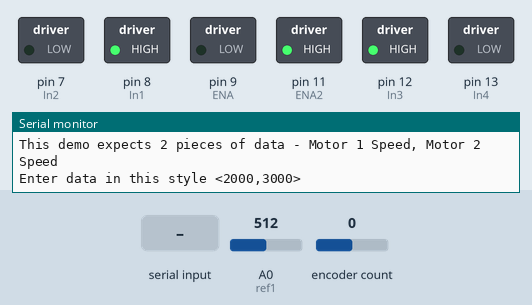
This sketch was run on a simulated Arduino Uno, built with avr-gcc and run on an emulated ATmega328P. On the bench: switched loads named in the sketch (green lamp = pin HIGH), the last lines printed to the serial monitor. Inputs (shaded band) come from the test bench; at power-on: A0 (ref1) = 512, encoder count 0.

Above: at 1.2 s.
1.3 s: A0 (ref1) set to 916
3.5 s: A0 (ref1) set to 938
At 4.7 s:
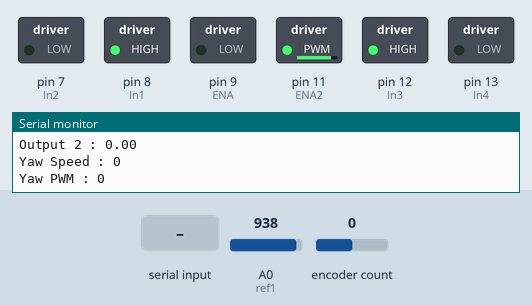
5.0 s: "<90,45,200>" received over Serial
At 5.9 s:
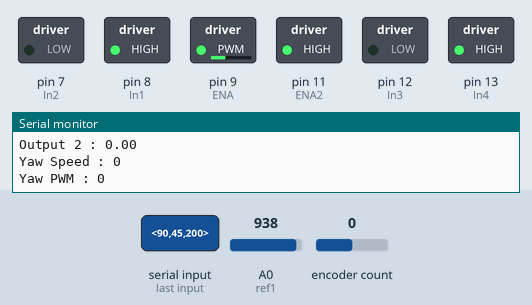
6.5 s: "<30,150,10>" received over Serial
At 6.9 s:
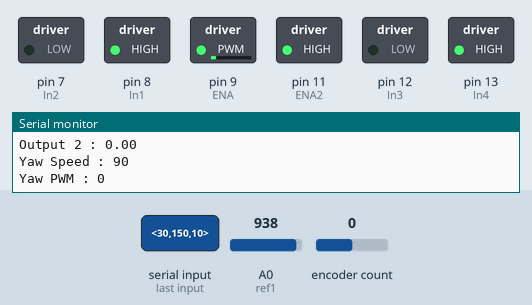
8.0 s: "<1>" received over Serial
At 9.2 s:
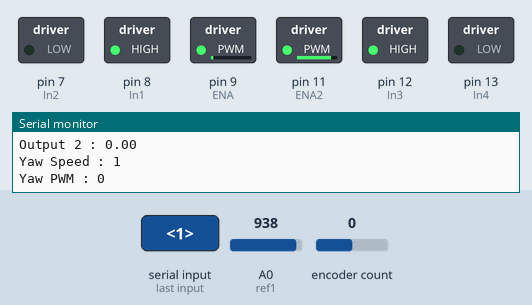
9.5 s: "<200>" received over Serial
At 10.3 s:
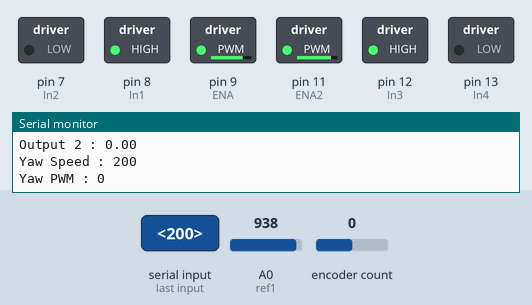
Timing chart, 0 to 12.0 s (numbered marks = the images above; inputs shaded):
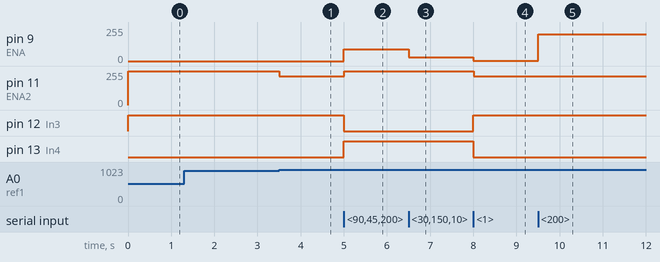

The sketch:

PitchYaw_v06.ino
```cpp
// LIBRARIES
 #include <Encoder.h>
 #include <PID_v1.h>
 #include <Wire.h>
 #include <MPU6050.h>//***YAW MOTOR CONTROL PINS

MPU6050 mpu;

 int In1= 8;// Pin 7(Uno) is connected to the motor controller In1 pin
 int In2 = 7;// Pin 8(Uno) is connected to the motor controller In2 pin
 int ENA = 9;// Pin 5(Uno) is connected to the motor controller ENA pin

//***YAW MOTOR VARIABLES
 int angle = 0;
 int Stop = 0;
 int oldposition = 0;
 int Barrier = 7000;
 //int Barrierend = -14000;
// long encodercount = 0;
 long EncoderCount = 0;
 int Dir;
  int Yaw_Speed = 0;
 int Yaw_PWM;
 double Setpoint_2 = 0;
 double Input_2;
 double Output_2;
 Encoder myEnc(2,3);//2 - Brown; 3 - Orange , also power red out1 black out2
 PID myPID_Yaw(&Input_2, &Output_2, &Setpoint_2,0.01,0,0,DIRECT);

//***SERIAL COMMUNICATION VARIABLES
 const byte numChars = 32;
 char receivedChars[numChars];
 boolean newData = false;
 int dataNumber = 0;
 char tempChars[numChars];


//***PITCH MOTOR CONTROL PINS
 int In3= 12;// Pin 7(Uno) is connected to the motor controller In1 pin
 int In4 = 13;// Pin 8(Uno) is connected to the motor controller In2 pin
 int ENA2 = 11;// Pin 5(Uno) is connected to the motor controller ENA pin
 int ref1 = A0;//Pin A0(Uno) is connected to the linear actuator position signal(blue)
 int last1 = 0;
 int Cposition = 0;
 int Pitch_Angle = 0;
 int angle1= 0;
 int desiredpos = 0;
 int Speed;

//***PID VARIABLES
 double Setpoint;
 double Input;
 double Output;
 PID myPID(&Input, &Output, &Setpoint,5,0,0,DIRECT);

//***ACCELEROMETER VARIABLES
 long accelX, accelY, accelZ;
 float gForceX, gForceY, gForceZ;
 int i = 0;
 int sum = 0;
 int offset = 0; //offset angle

//***Timing
long displayInterval = 2000;
long prevDisplayMillis = 0;


void setup() {
//Time = millis();
//***OUTPUT PINS
//*******Yaw motor output pins
  pinMode(In1,OUTPUT);// Pin 7 is an output
  pinMode(In2,OUTPUT);// Pin 8 is an output
  pinMode(ENA,OUTPUT);// Pin 5 is an output

//*******Pitch motor output pins
  pinMode(In3,OUTPUT);// Pin 7 is an output
  pinMode(In4,OUTPUT);// Pin 8 is an output
  pinMode(ENA2,OUTPUT);// Pin 5 is an output

//***INPUT PINS
//*******Pitch motor input pin
  pinMode(ref1,INPUT); //pin A0 is an input

//***SERIAL COMMUNICATIONS
    Serial.begin(115200);
    Serial.println("This demo expects 2 pieces of data - Motor 1 Speed, Motor 2 Speed");
    Serial.println("Enter data in this style <2000,3000>  ");
    Serial.println();

 // Wire.begin();
//setupMPU();

//***YAW MOTOR COUNTER-CLOCKWISE ROTATION INITIALIZATION
  digitalWrite(In1,HIGH);// Clockwise rotation of the motor, Pin 7 outputing HIGH and pin 8 outputing LOW
  digitalWrite(In2,LOW);

  myPID.SetMode(AUTOMATIC);
  myPID_Yaw.SetMode(AUTOMATIC);
//  Time = millis();
// while(!mpu.begin(MPU6050_SCALE_2000DPS, MPU6050_RANGE_2G))
//  {
//    Serial.println("Could not find a valid MPU6050 sensor, check wiring!");
//    delay(500);
//  }
}


void loop() {
//*** SERIAL COMMUNICATION (turning serial input into integer)
  //Serial.println("beginning of loop");
  recvWithStartEndMarkers();

  if (newData == true)
  {
    strcpy(tempChars, receivedChars);
    parseData();
    newData = false;
  }

//   Serial.println("data has been split");

 if (Yaw_Speed <= 255)
 {
  yawMotor();
 }

 else if (Yaw_Speed == 300)
 {
  Reset();
 }


 if (millis() - prevDisplayMillis >= displayInterval)
 {
       prevDisplayMillis += displayInterval;
       //recordAccelRegisters();
//       Serial.println("stuck before accelerometer loop");
//       accelerometerData();
     Serial.print("Encoder Count :  ");
     Serial.println(EncoderCount);
//     Reset();
     Serial.print("Setpoint 2 : ");
     Serial.println(Setpoint_2);
     Serial.print("Input 2 : ");
     Serial.println(Input_2);
     Serial.print("Output 2 : ");
     Serial.println(Output_2);
     Serial.print("Yaw Speed : ");
     Serial.println(Yaw_Speed);
     Serial.print("Yaw PWM : ");
     Serial.println(Yaw_PWM);
     Serial.println();

  }

  pitchMotor();

}


void recvWithStartEndMarkers() {
    static boolean recvInProgress = false;
    static byte ndx = 0;
    char startMarker = '<';
    char endMarker = '>';
    char rc;
    while (Serial.available() > 0 && newData == false) {
        rc = Serial.read();
        if (recvInProgress == true) {
            if (rc != endMarker) {
                receivedChars[ndx] = rc;
                ndx++;
                if (ndx >= numChars) {
                    ndx = numChars - 1;}}
            else {
                receivedChars[ndx] = '\0'; // terminate the string
                recvInProgress = false;
                ndx = 0;
                newData = true;}}
        else if (rc == startMarker) {
            recvInProgress = true;}}}


void parseData() {      // split the data into its parts

    char * strtokIndx; // this is used by strtok() as an index
    strtokIndx = strtok(tempChars,",");// get the first part - the string
    Yaw_Speed = atoi(strtokIndx);     // convert this part to an integer
    strtokIndx = strtok(NULL, ","); // this continues where the previous call left off
    Pitch_Angle = atoi(strtokIndx);     // convert this part to an integer
//*** PITCH and YAW INPUTS DEFINED FROM PI (Yaw_Speed, Pitch_Angle)
//    Serial.print("Yaw Speed : ");
//    Serial.println(Yaw_Speed);
//    Serial.print("Pitch Angle : ");
//    Serial.println(Pitch_Angle);
//    Serial.println();
}


void yawMotor(){
 //********* YAW SECTION
     EncoderCount = (myEnc.read());// number of countable events seen\

     int player_angle = EncoderCount/ ((2.96011)*(49.1684)); // players angle from orgin (zero position)

 //*** DIRECTION OF YAW
     if (Yaw_Speed > 0){
         digitalWrite(In1,HIGH);// Clockwise rotation of the motor, Pin 7 outputing HIGH and pin 8 outputing LOW
         digitalWrite(In2,LOW);
         Dir = 0;
     }
     if (Yaw_Speed < 0){
         digitalWrite(In1,LOW);// Counter-Clockwise rotation of the motor, Pin 7 outputing HIGH and pin 8 outputing LOW
         digitalWrite(In2,HIGH);
         Dir = 1;
     }

     if (abs(EncoderCount) < Barrier) {

     //*** SPEED OF YAW
         Speed = abs(Yaw_Speed);
         analogWrite(ENA,Speed);
     }

     else if (EncoderCount >= Barrier){
      if(Dir == 0){
//        Speed = 0;
        analogWrite(ENA,Stop);
      }
      else{
        analogWrite(ENA,Yaw_Speed);
      }
     }

     else if (EncoderCount <= -Barrier){
      if(Dir == 1){
//        Speed = 0;
        analogWrite(ENA,Stop);
      }
      else{
        analogWrite(ENA,Yaw_Speed);
      }
     }

}


 void Reset()
 {
//*** RESET FUNCTION

     EncoderCount = (myEnc.read());
//      Input_2 = -500;


//********ROTATION AMOUNT FROM RIGHT OF CENTRE POSITION->EncoderCount=0 (CLOCKWISE ROTATION )
        if (EncoderCount <= Setpoint_2)
        {
//           Input_2 = -Input_2;
           Input_2 = EncoderCount;
           myPID_Yaw.Compute();
//           Yaw_PWM = Output_2;
//           Serial.print("Output 2 : ");
//           Serial.println(Output_2);
           digitalWrite(In1,HIGH);// Pin 7 outputing HIGH and pin 8 outputing LOW
           digitalWrite(In2,LOW);
           Dir = 0;
           Yaw_PWM = map(Output_2, 0, 255, 80 , 255);
           if (Yaw_PWM <= 80){
           Yaw_PWM = 0;
           }
//           analogWrite(ENA,Yaw_PWM);//initialize speed
        }


//********ROTATION AMOUNT FROM LEFT OF CENTRE POSITION->EncoderCount=0 (COUNTER-CLOCKWISE ROTATION )
        if (EncoderCount > Setpoint_2)
        {
           Input_2 = -EncoderCount;
           myPID_Yaw.Compute();
//           Yaw_PWM = Output_2;
//           Serial.print("Output 2 : ");
//           Serial.println(Output_2);
           digitalWrite(In1,LOW);// Pin 7 outputing HIGH and pin 8 outputing LOW
           digitalWrite(In2,HIGH);
           Dir = 1;
           Yaw_PWM = map(Output_2, 0, 255, 80 , 255);
           if (Yaw_PWM <= 80){
           Yaw_PWM = 0;
           }
//           analogWrite(ENA,Yaw_PWM);//initialize speed
        }

     if (abs(EncoderCount) < Barrier) {

         analogWrite(ENA,Yaw_PWM);
     }

     else if (EncoderCount >= Barrier){
      if(Dir == 0){
        analogWrite(ENA,Stop);
      }
      else{
        analogWrite(ENA,Yaw_PWM);
      }
     }

     else if (EncoderCount <= -Barrier){
      if(Dir == 1){
        analogWrite(ENA,Stop);
      }
      else{
        analogWrite(ENA,Yaw_PWM);
      }
     }

 }

void pitchMotor()
{
 //*********PITCH SECTION
 //***ANGLE DEFINED
 //*** potentiometer value of the desired position for a given Pitch_Angle
     int desiredpos = 981.00 - 933.00*((Pitch_Angle)/45.00);
 //*** current position of the pitch (potentiometer reading)
     Cposition = analogRead(ref1);


     Setpoint = desiredpos;
     Input = Cposition;

//     if (Cposition > Setpoint){
//        int adjustment = 2*(Cposition - Setpoint);
//        Setpoint = Setpoint + adjustment;}

//     myPID.Compute();
//     Speed = map(Output, 0, 255, 80 , 255);
//     if (Speed <= 80){
//      Speed = 0;
//     }


//***DIRECTION OF PITCH
     if (Input >= Setpoint) // IF Current position is lower than desired position then lin_act needs to extend
     {
      digitalWrite(In3,LOW);// retact, Pin 7 outputing HIGH and pin 8 outputing LOW
      digitalWrite(In4,HIGH);

      Setpoint = -Setpoint;
      Input = -Input;

      myPID.Compute();
      Speed = Output;
//      Speed = map(Output, 0, 255, 80 , 255);
      if (Speed <= 80){
      Speed = 0;
      }

      analogWrite(ENA2,Speed);
//      Serial.println("retracting");
     }

     else if (Input < Setpoint) // IF Current position is higher than desired position then lin_act needs to retract
     {
      digitalWrite(In3,HIGH);// extend, Pin 7 outputing HIGH and pin 8 outputing LOW
      digitalWrite(In4,LOW);

      myPID.Compute();
      Speed = Output;
//      Speed = map(Output, 0, 255, 80 , 255);
      if (Speed <= 80){
      Speed = 0;
      }

      analogWrite(ENA2,Speed);
//      Serial.println("extending");
     }


//       Serial.print("Setpoint : ");
//       Serial.println(desiredpos);
//       Serial.print("Input : ");
//       Serial.println(Cposition);
//       Serial.print("Output : ");
//       Serial.println(Output);
//       Serial.print("Speed : ");
//       Serial.println(Speed);
//       Serial.print("Desired Pos : ");
//       Serial.println(desiredpos);
//       Serial.println();

//     digitalWrite(In3,LOW);// Extend, Pin 7 outputing HIGH and pin 8 outputing LOW
//     digitalWrite(In4,HIGH);
//     int val = map(Output,0,255,0,255);
     //analogWrite(ENA2,Output);


 }


void accelerometerData()
 {
   // Read normalized values
   Vector normAccel = mpu.readNormalizeAccel();

   // Calculate Pitch & Roll
   offset = -(atan2(normAccel.XAxis, sqrt(normAccel.YAxis*normAccel.YAxis + normAccel.ZAxis*normAccel.ZAxis))*180.0)/M_PI;
   //int roll = (atan2(normAccel.YAxis, normAccel.ZAxis)*180.0)/M_PI;

   // Output
//   Serial.print(" Pitch offset = ");
//   Serial.print(offset);

//   Serial.println();

   delay(10);
}


//***DIRECTION OF PITCH
//     if (Cposition < oldposition)
//     {
//       angle = (-1)*angle;}
// //***PITCH WILL NOT MOVE IF IN SAME POSITION AS DESIRED POSITION
//   if (last1 == Pitch_Angle)
//   {
//     digitalWrite(In3,HIGH);// Retract, Pin 7 outputing HIGH and pin 8 outputing LOW
//     digitalWrite(In4,LOW);
//     int Speed = 0;
//     analogWrite(ENA2,Speed);}
// //***
//   else if (angle >0)
//       {
//         digitalWrite(In3,HIGH);// Retract, Pin 7 outputing HIGH and pin 8 outputing LOW
//         digitalWrite(In4,LOW);
//         int Speed = 255;
//         analogWrite(ENA2,Speed);//Output);
//         Cposition=analogRead(ref1);
//         oldposition = Cposition;
//         Serial.println("runnning2 ");
//         //Input = analogRead(ref1);
//        // Setpoint = desiredpos;
//        // myPID.SetMode(AUTOMATIC);

// //***PITCH IS ON OR JUST PAST DESIRED POSITION(STOP)
//         if (Cposition<=desiredpos)
//         {
//         Cposition=analogRead(ref1);
//         Speed = 0;
//         analogWrite(ENA2,Speed);
//         last1 = Pitch_Angle;
//         oldposition = Cposition;
//         }
//       }
//   else if (angle <0)
//       {
//         digitalWrite(In3,LOW);// Extend, Pin 7 outputing HIGH and pin 8 outputing LOW
//         digitalWrite(In4,HIGH);
//         int Speed = 255;
//         analogWrite(ENA2,Speed);//Output);
//         Cposition=analogRead(ref1);
//         oldposition = Cposition;
//         Serial.println("runnning1");
//         //Input = analogRead(ref1);
//        // Setpoint = desiredpos;
//        // myPID.SetMode(AUTOMATIC);

// //***PITCH IS ON OR JUST PAST DESIRED POSITION(STOP)
//         if (Cposition>=desiredpos)
//          {
//           Cposition=analogRead(ref1);
//           Speed = 0;
//           analogWrite(ENA2,Speed);
//           last1 = Pitch_Angle;
//           oldposition = Cposition;
//          }
//   }

//    }
//void setupMPU(){
//  Wire.beginTransmission(0b1101000); //This is the I2C address of the MPU (b1101000/b1101001 for AC0 low/high datasheet sec. 9.2)
//  Wire.write(0x6B); //Accessing the register 6B - Power Management (Sec. 4.28)
//  Wire.write(0b00000000); //Setting SLEEP register to 0. (Required; see Note on p. 9)
//  Wire.endTransmission();
//  Wire.beginTransmission(0b1101000); //I2C address of the MPU
//  Wire.write(0x1B); //Accessing the register 1B - Gyroscope Configuration (Sec. 4.4)
//  Wire.write(0x00000000); //Setting the gyro to full scale +/- 250deg./s
//  Wire.endTransmission();
//  Wire.beginTransmission(0b1101000); //I2C address of the MPU
//  Wire.write(0x1C); //Accessing the register 1C - Acccelerometer Configuration (Sec. 4.5)
//  Wire.write(0b00000000); //Setting the accel to +/- 2g
//  Wire.endTransmission();}
//
//  void recordAccelRegisters() {
//  Wire.beginTransmission(0b1101000); //I2C address of the MPU
//  Wire.write(0x3B); //Starting register for Accel Readings
//  Wire.endTransmission();
//  Wire.requestFrom(0b1101000,6); //Request Accel Registers (3B - 40)
//  while(Wire.available() < 6);
//  accelX = Wire.read()<<8|Wire.read(); //Store first two bytes into accelX
//  accelY = Wire.read()<<8|Wire.read(); //Store middle two bytes into accelY
//  accelZ = Wire.read()<<8|Wire.read(); //Store last two bytes into accelZ
//  processAccelData();}
//
//void processAccelData(){
//  gForceX = accelX / 16384.0;
//  gForceY = accelY / 16384.0;
//  gForceZ = accelZ / 16384.0;
//  int bx = round( atan2 (gForceX, (-1)*gForceZ) * 180/3.14159265 );
//  i= i++;
//  sum = sum + bx;
//  if (i == 10)
//  {
//    offset =sum/10;
//    i=0;
//    sum = 0;
//    }
//
//  }
```

Measured:
- after the input at 3.5 s, pin 11 (ENA2): 255/255 → 215/255 at once
- after the input at 5.0 s, pin 9 (ENA): 0/255 → 90/255 at once; pin 11 (ENA2): 215/255 → 255/255 at once; pin 12 (In3): HIGH → LOW at once; pin 13 (In4): LOW → HIGH at once
- after the input at 6.5 s, pin 9 (ENA): 90/255 → 30/255 at once
- after the input at 8.0 s, pin 9 (ENA): 30/255 → 1/255 at once; pin 11 (ENA2): 255/255 → 215/255 at once; pin 12 (In3): LOW → HIGH at once; pin 13 (In4): HIGH → LOW at once
- after the input at 9.5 s, pin 9 (ENA): 1/255 → 200/255 at once
